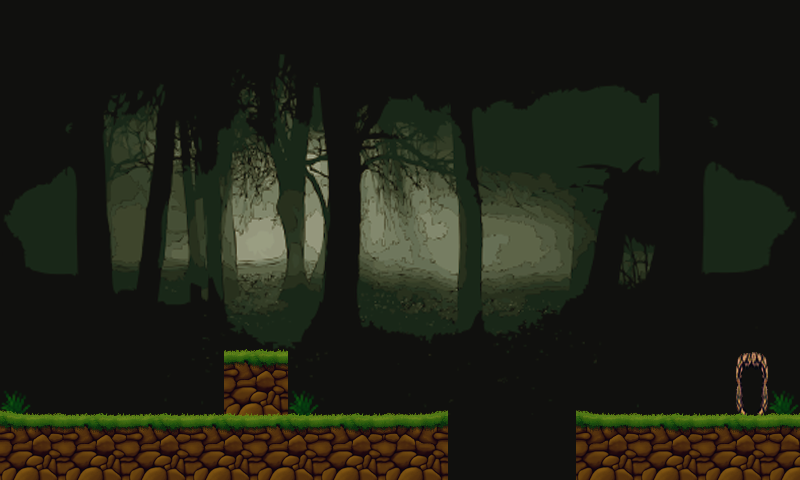

Below is a game level as drawn by its tile map, then a one-line description and the .tmx that defines it (tile-layer data replaced by summaries):
An orthogonal 25x15 tile map with 32x32 px tiles, 3 tile layers (background, background1, background2), 3 tilesets and 5 objects (box1, ground2, ground1, start, finish).

<map version="1.0" orientation="orthogonal" renderorder="right-down" width="25" height="15" tilewidth="32" tileheight="32" nextobjectid="14">
 <properties>
  <property name="mapmeta" value="mapvalue" />
 </properties>
 <tileset firstgid="1" name="Untitled" tilewidth="32" tileheight="32">
  <image source="tiles.png" width="256" height="32" />
 </tileset>
 <tileset firstgid="9" name="forest" tilewidth="32" tileheight="32">
  <image source="forest.png" width="320" height="320" />
 </tileset>
 <tileset firstgid="109" name="Gothic-Forest_Clip_Art" tilewidth="800" tileheight="480">
  <image source="Gothic-Forest_Clip_Art.png" width="800" height="480" />
 </tileset>
 <layer name="background" width="25" height="15">
  <data>[375 cells, 1 non-empty, 1 distinct tile ids]</data>
 </layer>
 <layer name="background1" width="25" height="15">
  <data>[375 cells, 12 non-empty, 10 distinct tile ids]</data>
 </layer>
 <layer name="background2" width="25" height="15">
  <data>[375 cells, 63 non-empty, 10 distinct tile ids]</data>
 </layer>
 <objectgroup name="obstacles">
  <properties>
   <property name="objectmeta" value="objectvalue" />
  </properties>
  <object id="3" name="box1" x="224" y="353" width="64" height="68">
   <properties>
    <property name="name" value="box1" />
   </properties>
  </object>
  <object id="6" name="ground2" x="575" y="416" width="232" height="67">
   <properties>
    <property name="name" value="ground2" />
   </properties>
  </object>
  <object id="13" name="ground1" x="-3" y="416" width="451" height="67">
   <properties>
    <property name="name" value="ground2" />
   </properties>
  </object>
 </objectgroup>
 <objectgroup name="startFinish">
  <object id="10" name="start" x="35" y="356" width="36" height="58">
   <properties>
    <property name="name" value="start" />
   </properties>
  </object>
  <object id="12" name="finish" x="736" y="352" width="32" height="64">
   <properties>
    <property name="name" value="finish" />
   </properties>
  </object>
 </objectgroup>
 <objectgroup name="enemies" />
 <objectgroup name="shackleables" />
 <objectgroup name="platforms" />
 <objectgroup name="pinecones" />
</map>
